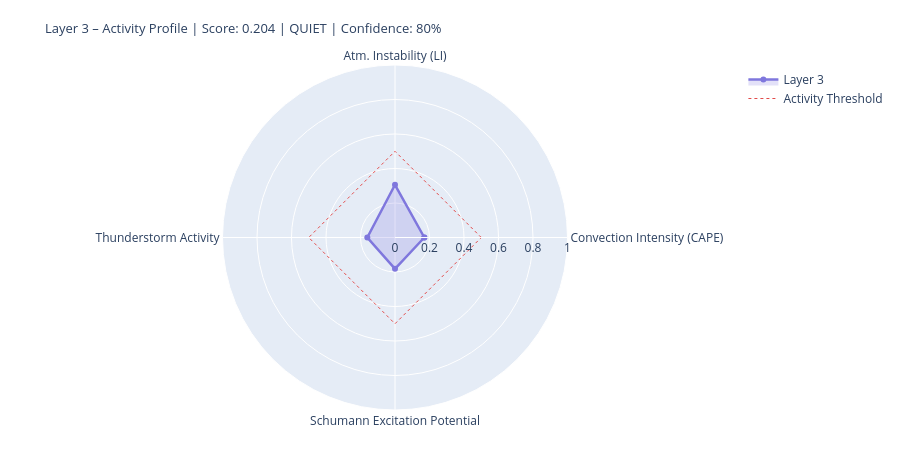

Notebook cell for this chart:
### Markdown cell above
---
## 4. State Assessment & Handoff to Layer 4/5

### Code cell
# ============================================================
# LAYER-3-SCORE
# Five dynamic components
# ============================================================

def norm(v, lo, hi):
    if v is None or (isinstance(v, float) and math.isnan(v)): return None
    return round(max(0.0, min(1.0, (v - lo) / (hi - lo))), 4)

# --- 1) Convection intensity (global CAPE mean) ---
cape_mean = df_atm['cape'].dropna().mean() if not df_atm.empty else None
conv_score = norm(cape_mean, 0, 3000)
conv_src   = 'primary' if cape_mean is not None else 'missing'

# --- 2) Atmospheric instability (LI mean) ---
li_mean   = df_atm['li'].dropna().mean() if not df_atm.empty else None
# Negative LI = unstable → higher score
instab_score = norm(-li_mean if li_mean is not None else None, -6, 6)
instab_src   = 'primary' if li_mean is not None else 'missing'

# --- 3) Thunderstorm activity (mean thunder score + WMO count) ---
thunder_mean = df_atm['thunder_score'].mean() if not df_atm.empty else None
n_thunder    = int(df_atm['thunderstorm'].sum()) if not df_atm.empty else 0
thunder_score_val = norm(
    (thunder_mean or 0) * 0.7 + n_thunder * 0.1, 0, 1.0
) if thunder_mean is not None else None
thunder_src = 'primary'

# --- 4) Schumann excitation potential (weighted Schumann contribution) ---
schumann_pot = df_atm['schumann_contribution'].mean() if not df_atm.empty else None
# Boosted by Layer-2 thunderstorm trigger
if schumann_pot is not None and l2_thunder:
    schumann_pot = min(1.0, schumann_pot * 1.2)
schumann_score = norm(schumann_pot, 0, 1.0) if schumann_pot is not None else None
schumann_src   = 'derived'

# --- 5) Storm activity (NASA EONET) ---
# Distinction: None = data not loaded, 0.0 = loaded but no events
storm_score = None
storm_src   = 'missing'
if raw.get('storms') is not None:          # API reached successfully
    storm_score = norm(len(storm_events), 0, 30) if storm_events else 0.0
    storm_src   = 'primary'

# X-Ray and Kp: context only, not in dynamic score
# (X-Ray = Layer-0/4 driver; Kp = geomagnetic index, not a lightning proxy)
xray_context = None
if raw.get('xray'):
    df_xc = pd.DataFrame(raw['xray'])
    fc = next((c for c in df_xc.columns
               if any(k in c.lower() for k in ['flux','long']) and 'time' not in c.lower()),
              df_xc.columns[1])
    df_xc[fc] = pd.to_numeric(df_xc[fc], errors='coerce')
    xray_last = df_xc[fc].dropna().iloc[-1] if not df_xc[fc].dropna().empty else None
    if xray_last:
        xray_class = ('X' if xray_last>=1e-4 else 'M' if xray_last>=1e-5
                      else 'C' if xray_last>=1e-6 else 'B')
        xray_context = {'flux': float(xray_last), 'class': xray_class}
        print(f'X-Ray context: {xray_class}-class ({xray_last:.2e} W/m²)')

# --- Aggregate ---
COMPONENTS = {
    'Convection Intensity (CAPE)':  {'score': conv_score,       'source': conv_src,    'dynamic': True},
    'Atm. Instability (LI)':         {'score': instab_score,     'source': instab_src,  'dynamic': True},
    'Thunderstorm Activity':              {'score': thunder_score_val, 'source': thunder_src, 'dynamic': True},
    'Schumann Excitation Potential':   {'score': schumann_score,   'source': schumann_src,'dynamic': True},
    'Active Storm Events (EONET)': {'score': storm_score,      'source': storm_src,   'dynamic': True},
}

available   = {k: v['score'] for k, v in COMPONENTS.items() if v['score'] is not None}
unavailable = [k for k, v in COMPONENTS.items() if v['score'] is None]
layer3_score = round(sum(available.values()) / len(available), 4) if available else None
confidence   = round(len(available) / len(COMPONENTS), 2)
level = ('unknown' if layer3_score is None
         else 'quiet'   if layer3_score < 0.3
         else 'moderate' if layer3_score < 0.6
         else 'active')
dominant_l3 = max(available, key=available.get) if available else 'none'

# --- Ausgabe ---
W = 68
print('=' * W)
print('LAYER 3 – ATMOSPHERE / WEATHER / THUNDERSTORMS – STATE ASSESSMENT')
print('=' * W)
for name, comp in COMPONENTS.items():
    s = comp['score']
    if s is not None:
        bar = '█' * int(s * 20) + '░' * (20 - int(s * 20))
        print(f'  {name:<36} {bar}  {s:.3f}  [{comp["source"]}]')
    else:
        print(f'  {name:<36} {"─" * 20}  n/a   [missing]')
print('-' * W)
print(f'  Score:        {layer3_score:.3f}  ({len(available)}/{len(COMPONENTS)} components)')
print(f'  Confidence:   {confidence:.0%}')
print(f'  Level:        {level.upper()}')
print(f'  Dominant:     {dominant_l3}')
print(f'  CAPE mean:    {cape_mean:.0f} J/kg' if cape_mean else '  CAPE mean:    n/a')
print(f'  LI mean:      {li_mean:.1f} K' if li_mean is not None else '  LI mean:      n/a')
print(f'  Thunderstorms:{n_thunder} points (WMO)  +  {len(storm_events)} NASA EONET')
print('=' * W)

# Radar
cats   = list(available.keys())
vals_r = list(available.values())
if len(cats) >= 3:
    fig = go.Figure()
    fig.add_trace(go.Scatterpolar(
        r=vals_r + [vals_r[0]], theta=cats + [cats[0]],
        fill='toself', fillcolor='rgba(127,119,221,0.22)',
        line=dict(color='#7F77DD', width=2.5), name='Layer 3'
    ))
    fig.add_trace(go.Scatterpolar(
        r=[0.5] * (len(cats)+1), theta=cats + [cats[0]],
        line=dict(color='#E24B4A', dash='dot', width=1),
        mode='lines', name='Activity Threshold'
    ))
    fig.update_layout(
        title=dict(
            text=f'Layer 3 – Activity Profile | Score: {layer3_score:.3f} | {level.upper()} | Confidence: {confidence:.0%}',
            font=dict(size=13)
        ),
        polar=dict(radialaxis=dict(visible=True, range=[0, 1])),
        height=450, showlegend=True,
        margin=dict(l=60, r=60, t=65, b=40)
    )
    fig.show()

### Figure 1 — Plotly figure (JSON) as saved in the notebook; plotly's stock layout.template omitted (floating-point values rounded to 4 significant figures)
{"data": [{"fill": "toself", "fillcolor": "rgba(127,119,221,0.22)", "line": {"color": "#7F77DD", "width": 2.5}, "name": "Layer 3", "r": [0.17, 0.3056, 0.1605, 0.1817, 0.17], "theta": ["Convection Intensity (CAPE)", "Atm. Instability (LI)", "Thunderstorm Activity", "Schumann Excitation Potential", "Convection Intensity (CAPE)"], "type": "scatterpolar"}, {"line": {"color": "#E24B4A", "dash": "dot", "width": 1}, "mode": "lines", "name": "Activity Threshold", "r": [0.5, 0.5, 0.5, 0.5, 0.5], "theta": ["Convection Intensity (CAPE)", "Atm. Instability (LI)", "Thunderstorm Activity", "Schumann Excitation Potential", "Convection Intensity (CAPE)"], "type": "scatterpolar"}], "layout": {"height": 450, "margin": {"b": 40, "l": 60, "r": 60, "t": 65}, "polar": {"radialaxis": {"range": [0, 1], "visible": true}}, "showlegend": true, "title": {"font": {"size": 13}, "text": "Layer 3 – Activity Profile | Score: 0.204 | QUIET | Confidence: 80%"}}}
